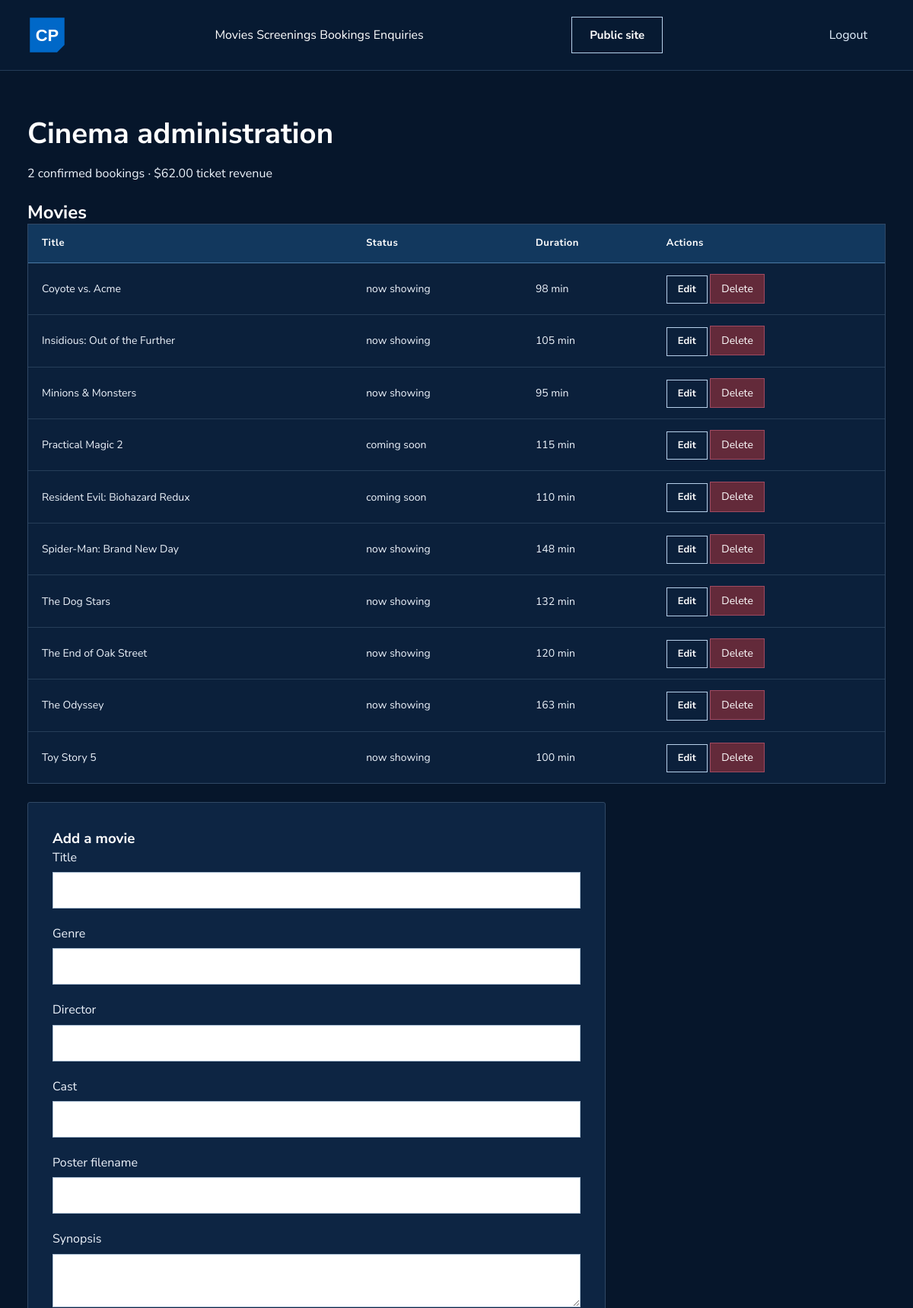
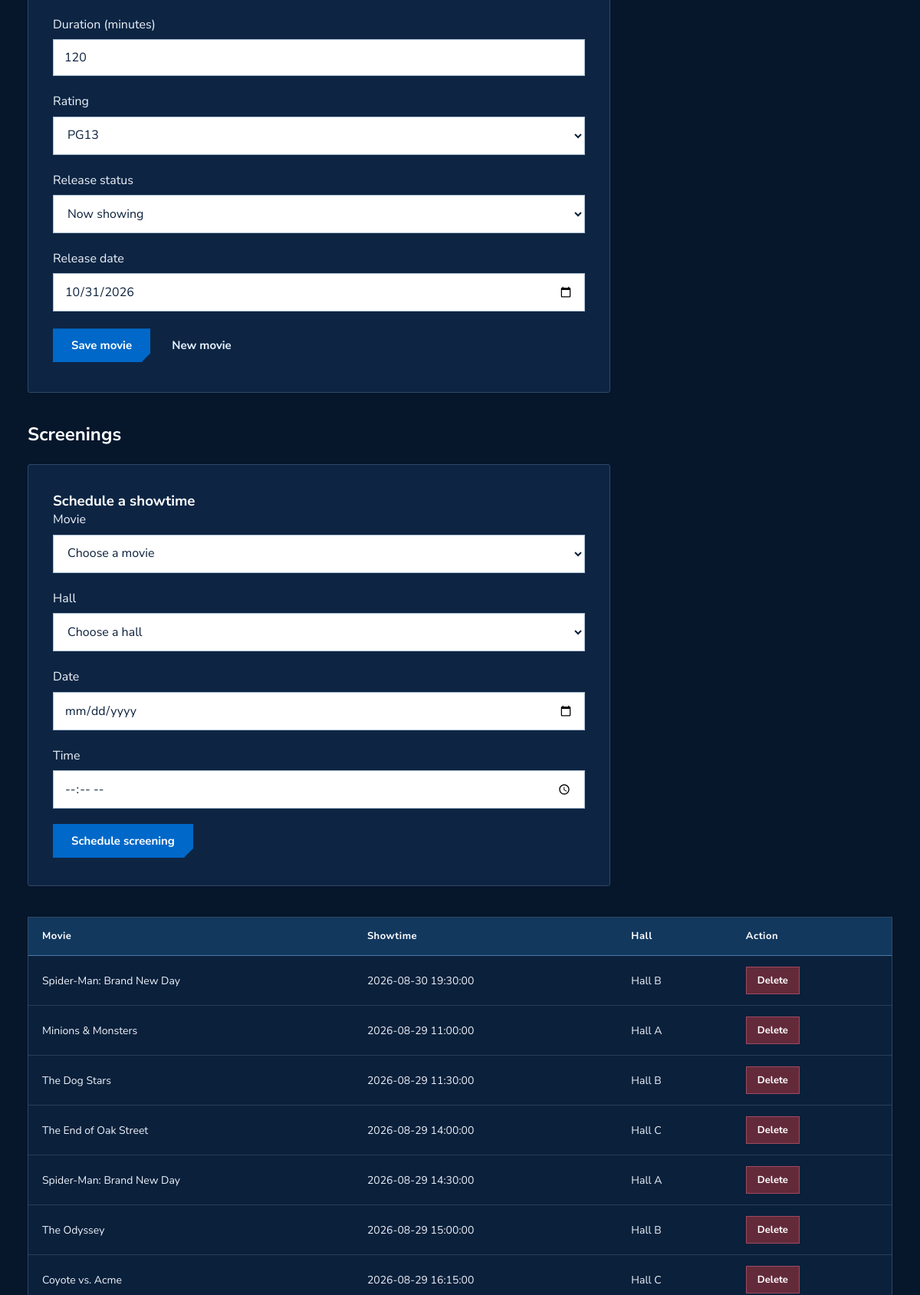
/admin/index.php (signed in, upper part), run on the app's committed database (2 pictures, top to bottom).
### tables this page shows
CREATE TABLE `movies` (
  `movie_id` INT AUTO_INCREMENT PRIMARY KEY,
  `title` VARCHAR(150) NOT NULL,
  `synopsis` TEXT NOT NULL,
  `genre` VARCHAR(100) NOT NULL,
  `duration_minutes` INT NOT NULL,
  `rating` VARCHAR(10) NOT NULL,  
  `director` VARCHAR(100) NOT NULL,
  `cast` VARCHAR(255) NOT NULL,
  `poster_image` VARCHAR(255) NOT NULL,
  `backdrop_image` VARCHAR(255) DEFAULT '',
  `trailer_url` VARCHAR(255) DEFAULT '',
  `status` ENUM('now_showing', 'coming_soon') DEFAULT 'now_showing',
  `release_date` DATE NOT NULL,
  `created_at` DATETIME DEFAULT CURRENT_TIMESTAMP
);

CREATE TABLE `screenings` (
  `screening_id` INT AUTO_INCREMENT PRIMARY KEY,
  `movie_id` INT NOT NULL,
  `hall_id` INT NOT NULL,
  `screening_date` DATE NOT NULL,
  `screening_time` TIME NOT NULL,
  CONSTRAINT `fk_screenings_movie` FOREIGN KEY (`movie_id`) REFERENCES `movies` (`movie_id`) ON DELETE CASCADE,
  CONSTRAINT `fk_screenings_hall` FOREIGN KEY (`hall_id`) REFERENCES `halls` (`hall_id`) ON DELETE CASCADE
);

CREATE TABLE `halls` (
  `hall_id` INT AUTO_INCREMENT PRIMARY KEY,
  `hall_name` VARCHAR(50) NOT NULL,
  `experience_type` VARCHAR(50) NOT NULL DEFAULT 'Dolby Atmos',
  `total_rows` INT NOT NULL,
  `seats_per_row` INT NOT NULL,
  `premium_row_start` INT NOT NULL,  
  `standard_price` DECIMAL(6,2) NOT NULL DEFAULT 10.50,
  `premium_price` DECIMAL(6,2) NOT NULL DEFAULT 14.50
);

### admin/index.php (the view, shortened to what this page needs)
<?php
require_once __DIR__.'/../includes/db_connect.php';
$edit=null;
$movies=$conn->query('SELECT * FROM movies ORDER BY title')->fetch_all(MYSQLI_ASSOC);
$screenings=$conn->query('SELECT s.*,m.title,h.hall_name FROM screenings s JOIN movies m ON m.movie_id=s.movie_id JOIN halls h ON h.hall_id=s.hall_id ORDER BY s.screening_date DESC,s.screening_time')->fetch_all(MYSQLI_ASSOC);
$stats=$conn->query("SELECT COUNT(*) AS total,COALESCE(SUM(total_price),0) AS revenue FROM bookings WHERE status='confirmed' AND payment_status='success'")->fetch_assoc();
$escape=fn($v)=>htmlspecialchars((string)$v,ENT_QUOTES,'UTF-8');
$value=fn($key,$default='')=>$escape($edit[$key]??$default);
?>
<!DOCTYPE html><html lang="en"><head><link rel="stylesheet" href="../css/styles.css"><link rel="stylesheet" href="../css/cinema-theme.css?v=20261030"></head><body class="page-admin">
<header class="site-header"><div class="header-container"><a class="brand-logo" href="../index.php"><img class="ticket-mark" src="../images/cinepop-mark.svg" alt="CinéPop"></a><nav class="main-nav"><a class="nav-link" href="#movies">Movies</a> <a class="nav-link" href="#screenings">Screenings</a> <a class="nav-link" href="#bookings">Bookings</a> <a class="nav-link" href="#enquiries">Enquiries</a></nav><a class="btn btn--outline" href="../index.php">Public site</a><form method="post" action="../logout.php" class="inline-action"><?= csrfField() ?><button class="btn btn--ghost">Logout</button></form></div></header>
<main class="main-content"><h1>Cinema administration</h1><p><?= (int)$stats['total'] ?> confirmed bookings · $<?= number_format($stats['revenue'],2) ?> ticket revenue</p>
<section id="movies"><h2>Movies</h2><div class="table-responsive"><table class="custom-table"><thead><tr><th>Title</th><th>Status</th><th>Duration</th><th>Actions</th></tr></thead><tbody>
<?php foreach($movies as $m): ?><tr><td><?= $escape($m['title']) ?></td><td><?= $escape(str_replace('_',' ',$m['status'])) ?></td><td><?= (int)$m['duration_minutes'] ?> min</td><td><a class="btn btn--outline btn--sm" href="?edit_movie=<?= (int)$m['movie_id'] ?>#movie-form">Edit</a> <form method="post" class="inline-action"><?= csrfField() ?><input type="hidden" name="id" value="<?= (int)$m['movie_id'] ?>"><button name="action" value="delete_movie" class="btn btn--danger btn--sm">Delete</button></form></td></tr><?php endforeach; ?>
</tbody></table></div>
<form method="post" id="movie-form" class="form-card admin-form"><h3><?= $edit?'Edit movie':'Add a movie' ?></h3>
<?php foreach(['title'=>'Title','genre'=>'Genre','director'=>'Director','cast'=>'Cast','poster_image'=>'Poster filename'] as $key=>$label): ?><div class="form-group"><label for="movie_<?= $key ?>"><?= $label ?></label><input class="form-control" id="movie_<?= $key ?>" name="<?= $key ?>" value="<?= $value($key) ?>" maxlength="<?= ['title'=>150,'genre'=>100,'director'=>150,'cast'=>500,'poster_image'=>255][$key] ?>" required></div><?php endforeach; ?>
<div class="form-group"><label for="movie_synopsis">Synopsis</label><textarea class="form-control" id="movie_synopsis" name="synopsis" minlength="1" maxlength="10000" required><?= $value('synopsis') ?></textarea></div>
<div class="form-group"><label for="movie_duration">Duration (minutes)</label><input class="form-control" id="movie_duration" name="duration_minutes" type="number" min="1" max="600" value="<?= $value('duration_minutes',120) ?>" required></div>
<div class="form-group"><label for="movie_rating">Rating</label><select class="form-control" name="rating" id="movie_rating"><?php foreach(['G','PG','PG13','NC16','M18','R21'] as $r): ?><option <?= ($edit['rating']??'PG13')===$r?'selected':'' ?>><?= $r ?></option><?php endforeach; ?></select></div>
<div class="form-group"><label for="movie_status">Release status</label><select class="form-control" name="status" id="movie_status"><?php foreach(['now_showing'=>'Now showing','coming_soon'=>'Coming soon'] as $key=>$label): ?><option value="<?= $key ?>" <?= ($edit['status']??'now_showing')===$key?'selected':'' ?>><?= $label ?></option><?php endforeach; ?></select></div>
<div class="form-group"><label for="movie_release">Release date</label><input class="form-control" id="movie_release" name="release_date" type="date" value="<?= $value('release_date',date('Y-m-d')) ?>" required></div><button class="btn btn--primary">Save movie</button> <a href="index.php#movie-form" class="btn btn--ghost">New movie</a></form></section>
<section id="screenings"><h2>Screenings</h2><form method="post" class="form-card admin-form" id="screening-form"><?= csrfField() ?><input type="hidden" name="action" value="add_screening"><h3>Schedule a showtime</h3>
<div class="form-group"><label for="screen_movie">Movie</label><select class="form-control" name="movie_id" id="screen_movie" required><option value="">Choose a movie</option></select></div>
<div class="form-group"><label for="screen_hall">Hall</label><select class="form-control" name="hall_id" id="screen_hall" required><option value="">Choose a hall</option></select></div>
<div class="form-group"><label for="screen_date">Date</label><input class="form-control" id="screen_date" name="screening_date" type="date" min="<?= date('Y-m-d') ?>" required></div><div class="form-group"><label for="screen_time">Time</label><input class="form-control" id="screen_time" name="screening_time" type="time" required></div><button class="btn btn--primary">Schedule screening</button></form>
<div class="table-responsive"><table class="custom-table"><thead><tr><th>Movie</th><th>Showtime</th><th>Hall</th><th>Action</th></tr></thead><tbody><?php foreach($screenings as $s): ?><tr><td><?= $escape($s['title']) ?></td><td><?= $escape($s['screening_date'].' '.$s['screening_time']) ?></td><td><?= $escape($s['hall_name']) ?></td><td><form method="post"><?= csrfField() ?><input type="hidden" name="id" value="<?= (int)$s['screening_id'] ?>"><button name="action" value="delete_screening" class="btn btn--danger btn--sm">Delete</button></form></td></tr><?php endforeach; ?></tbody></table></div></section>
</main></body></html>

### css/cinema-theme.css (style rules this page uses)
:root { --color-bg-base:#06162b; --color-bg-surface:#0b203b; --color-bg-card:#0d2543; --color-bg-card-hover:#123457; --color-bg-glass:#0d2543; --color-bg-elevated:#173b61; --color-primary:#0068c8; --color-primary-light:#70c9ff; --color-primary-dark:#0054a5; --color-primary-glow:transparent; --color-text-main:#fff; --color-text-body:#edf3fb; --color-text-muted:#bdcbdc; --color-text-dim:#b0c1d5; --color-border:#304865; --color-border-glass:#304865; --color-border-active:#70c9ff; --font-heading:'Nunito Sans',Arial,sans-serif; --font-body:'Nunito Sans',Arial,sans-serif; --radius-sm:0; --radius-md:2px; --radius-lg:4px; --shadow-card:none; --shadow-glow:none; }
html { scroll-behavior:smooth; scrollbar-color:#527598 #06162b; }
body { background:#06162b; font-size:16px; line-height:1.65; overflow-x:clip; }
h1,h2,h3,h4 { letter-spacing:0; line-height:1.2; }
h1 { font-size:clamp(30px,3.2vw,42px); font-weight:800; }
h2 { font-weight:800; }
a { text-underline-offset:5px; }
input,select,textarea { caret-color:#0068c8; accent-color:#0068c8; }
.main-content { max-width:1280px; padding:44px 36px 64px; }
.site-header { background:#071a32; border-bottom:1px solid #243c57; backdrop-filter:none; }
.header-container { max-width:1440px; padding:20px 36px; gap:28px; min-height:92px; }
.brand-logo { gap:10px; flex-shrink:0; }
.nav-link { color:white; font-size:16px; font-weight:400; padding:12px 0; white-space:nowrap; }
.btn { border-radius:0; font-size:15px; min-height:44px; padding:11px 23px; font-weight:700; box-shadow:none; transition:background .18s,color .18s,border-color .18s; }
.btn--primary { background:#0068c8; color:white; border-color:#0068c8; clip-path:polygon(0 0,100% 0,100% calc(100% - 12px),calc(100% - 12px) 100%,0 100%); }
.btn--outline { border-color:#b7d0ea; color:white; background:transparent; }
.btn--ghost { background:transparent; border-color:transparent; color:#e5f2ff; }
.btn--danger { background:#632a3a; color:#fff; border-color:#a04a61; }
.btn--sm { min-height:36px; font-size:13px; padding:7px 14px; }
.form-card { background:#0d2543; border:1px solid #304865; border-radius:3px; box-shadow:none; }
.form-control { background:#fff; border:1px solid #a9bdd2; border-radius:0; color:#0b203b; font-size:16px; min-height:48px; }
.form-control::placeholder { color:#596d81; opacity:1; }
.form-control option { background:#fff; color:#0b203b; }
.form-group > label:not(.form-label) { margin-bottom:6px; }
.table-responsive { background:#0b203b; border-radius:0; border:1px solid #304865; }
.custom-table th { background:#12385e; color:white; font-family:var(--font-body); border-bottom:1px solid #4b7aa5; font-size:13px; font-weight:700; }
.custom-table td { border-bottom:1px solid #263e59; }
.ticket-mark { filter:grayscale(1) brightness(2.5); }
.ticket-mark[src$="cinepop-mark.svg"] { filter:none; }

### data on the page
movies: title "Coyote vs. Acme", status "now showing", duration_minutes "98"
movies: title "Insidious: Out of the Further", status "now showing", duration_minutes "105"
movies: title "Minions & Monsters", status "now showing", duration_minutes "95"
movies: title "Practical Magic 2", status "coming soon", duration_minutes "115"
movies: title "Resident Evil: Biohazard Redux", status "coming soon", duration_minutes "110"
movies: title "Spider-Man: Brand New Day", status "now showing", duration_minutes "148"
movies: title "The Dog Stars", status "now showing", duration_minutes "132"
movies: title "The End of Oak Street", status "now showing", duration_minutes "120"
movies: title "The Odyssey", status "now showing", duration_minutes "163"
movies: title "Toy Story 5", status "now showing", duration_minutes "100"
screenings: movie.title "Spider-Man: Brand New Day", screening_date+screening_time "2026-08-30 19:30:00", hall.hall_name "Hall B"
screenings: movie.title "Minions & Monsters", screening_date+screening_time "2026-08-29 11:00:00", hall.hall_name "Hall A"
screenings: movie.title "The Dog Stars", screening_date+screening_time "2026-08-29 11:30:00", hall.hall_name "Hall B"
screenings: movie.title "The End of Oak Street", screening_date+screening_time "2026-08-29 14:00:00", hall.hall_name "Hall C"
screenings: movie.title "Spider-Man: Brand New Day", screening_date+screening_time "2026-08-29 14:30:00", hall.hall_name "Hall A"
screenings: movie.title "The Odyssey", screening_date+screening_time "2026-08-29 15:00:00", hall.hall_name "Hall B"
screenings: movie.title "Coyote vs. Acme", screening_date+screening_time "2026-08-29 16:15:00", hall.hall_name "Hall C"

### other printed values
$stats['total'] "2"
$stats['revenue'] "62.00"
$label "Title"
$label "Genre"
$label "Director"
$label "Cast"
$label "Poster filename"
form field rating "PG13"
form field status "Now showing"
